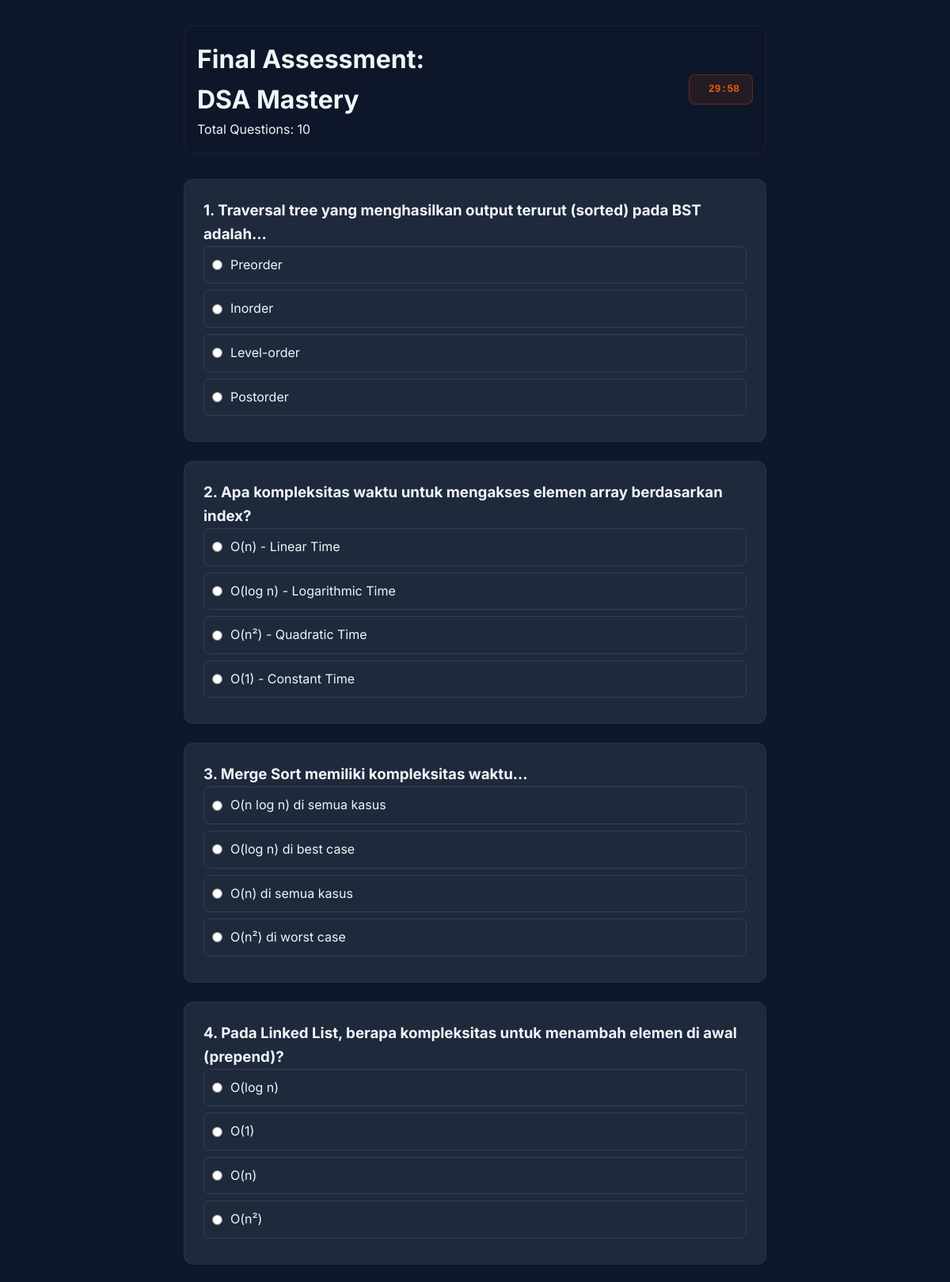
Screenshot of /web/public/student/take_quiz.php?id=1 (signed in, upper part) with the database file from the repository.
### tables this page shows
CREATE TABLE IF NOT EXISTS quizzes (
    id INT AUTO_INCREMENT PRIMARY KEY,
    course_id INT NOT NULL,
    title VARCHAR(255) NOT NULL,
    description TEXT,
    duration INT DEFAULT 30,
    passing_score INT DEFAULT 70,
    created_at TIMESTAMP DEFAULT CURRENT_TIMESTAMP,
    FOREIGN KEY (course_id) REFERENCES courses(id) ON DELETE CASCADE
);

CREATE TABLE IF NOT EXISTS questions (
    id INT AUTO_INCREMENT PRIMARY KEY,
    quiz_id INT NOT NULL,
    question_text TEXT NOT NULL,
    points INT DEFAULT 10,
    order_num INT DEFAULT 0,
    FOREIGN KEY (quiz_id) REFERENCES quizzes(id) ON DELETE CASCADE
);

CREATE TABLE IF NOT EXISTS question_options (
    id INT AUTO_INCREMENT PRIMARY KEY,
    question_id INT NOT NULL,
    option_text TEXT NOT NULL,
    is_correct TINYINT(1) DEFAULT 0,
    order_num INT DEFAULT 0,
    FOREIGN KEY (question_id) REFERENCES questions(id) ON DELETE CASCADE
);

### web/includes/quizzes.php (called while the page is built, shortened)
<?php
require_once 'config.php';
function getQuiz($quiz_id) {
    global $pdo;
    $stmt = $pdo->prepare("SELECT * FROM quizzes WHERE id = ?");
    $stmt->execute([$quiz_id]);
    return $stmt->fetch(PDO::FETCH_ASSOC);
}
function getQuizQuestions($quiz_id) {
    global $pdo;
    $stmt = $pdo->prepare("SELECT * FROM questions WHERE quiz_id = ? ORDER BY order_num ASC");
    $stmt->execute([$quiz_id]);
    $questions = $stmt->fetchAll(PDO::FETCH_ASSOC);
    foreach ($questions as &$q) {
        $stmt_opt = $pdo->prepare("SELECT id, option_text FROM question_options WHERE question_id = ? ORDER BY order_num ASC");
        $stmt_opt->execute([$q['id']]);
        $q['options'] = $stmt_opt->fetchAll(PDO::FETCH_ASSOC);
    }
    return $questions;
}
?>

### web/public/student/take_quiz.php (the view, shortened to what this page needs)
<?php
require_once '../../includes/auth.php';
require_once '../../includes/quizzes.php';
$quiz_id = $_GET['id'] ?? 0;
$quiz = getQuiz($quiz_id);
$questions = getQuizQuestions($quiz_id);
if (!empty($questions)) {
    shuffle($questions);
}
?>
<!DOCTYPE html>
<html lang="en">
<head>
    <link href="https://cdn.jsdelivr.net/npm/remixicon@3.5.0/fonts/remixicon.css" rel="stylesheet">
    <link rel="stylesheet" href="../assets/css/main.css">
</head>
<body>
<div class="quiz-container">
    <form method="POST" id="quizForm">
        <div style="position: sticky; top: 1rem; z-index: 50; background: rgba(15, 23, 42, 0.9); backdrop-filter: blur(8px); padding: 1rem; border-radius: 12px; border: 1px solid rgba(255,255,255,0.05); margin-bottom: 2rem; display: flex; justify-content: space-between; align-items: center; shadow: 0 4px 6px -1px rgba(0, 0, 0, 0.1);">
            <div>
                <h1 class="text-lg font-bold truncate" style="max-width: 300px;"><?php echo htmlspecialchars($quiz['title']); ?></h1>
                <p class="text-xs text-muted">Total Questions: <?php echo count($questions); ?></p>
            </div>
            <div>
                 <div id="timerBadge" class="timer-badge">
                    <i class="ri-timer-line"></i> <span id="timerDisplay">--:--</span>
                 </div>
            </div>
        </div>
        <?php foreach ($questions as $index => $q): ?>
            <div class="question-card">
                <h3 class="text-lg mb-4"><span class="text-muted mr-2"><?php echo $index + 1; ?>.</span> <?php echo htmlspecialchars($q['question_text']); ?></h3>
                <div class="options-list">
                    <?php foreach ($q['options'] as $opt): ?>
                        <label class="option-label">
                            <input type="radio" name="answers[<?php echo $q['id']; ?>]" value="<?php echo $opt['id']; ?>" required>
                            <span><?php echo htmlspecialchars($opt['option_text']); ?></span>
                        </label>
                    <?php endforeach; ?>
                </div>
            </div>
        <?php endforeach; ?>
    </form>
</div>
</body>
</html>

### web/public/assets/css/main.css (style rules this page uses)
:root { --primary: #0f52ba; --secondary: #20b2aa; --accent: #ffd700; --bg-dark: #0f172a; --bg-darker: #020617; --bg-card: #1e293b; --bg-light: #f8fafc; --bg-white: #ffffff; --text-main: #f1f5f9; --text-muted: #94a3b8; --text-dark: #0f172a; --success: #10b981; --warning: #f59e0b; --danger: #ef4444; --font-main: "Inter", system-ui, -apple-system, sans-serif; --container-width: 1200px; --header-height: 80px; --radius-sm: 0.375rem; --radius-md: 0.5rem; --radius-lg: 1rem; --transition: all 0.3s ease; }
*, *::before, *::after { margin: 0; padding: 0; box-sizing: border-box; }
body { font-family: var(--font-main); background-color: var(--bg-dark); color: var(--text-main); line-height: 1.6; line-height: 1.6; overflow-x: hidden; width: 100%; }

### web/public/student/take_quiz.php (style rules this page uses)
body { background: var(--bg-dark); }
.quiz-container { max-width: 800px; margin: 0 auto; padding: 2rem; }
.question-card { background: var(--bg-card); border: 1px solid rgba(255,255,255,0.05); border-radius: 12px; padding: 1.5rem; margin-bottom: 1.5rem; }
.option-label { display: flex; align-items: center; gap: 10px; padding: 10px; border: 1px solid rgba(255,255,255,0.1); border-radius: 8px; margin-bottom: 0.5rem; cursor: pointer; transition: all 0.2s; }
.timer-badge { background: rgba(234, 88, 12, 0.1); color: #ea580c; border: 1px solid rgba(234, 88, 12, 0.3); padding: 0.5rem 1rem; border-radius: 8px; font-family: monospace; font-weight: 700; display: inline-flex; align-items: center; gap: 0.5rem; }

### rows the page displays
quizzes: title "Final Assessment: DSA Mastery"
questions: question_text "Traversal tree yang menghasilkan output terurut (sorted) pada BST adalah..."
question_options: option_text "Preorder"
question_options: option_text "Inorder"
question_options: option_text "Level-order"
question_options: option_text "Postorder"
questions: question_text "Apa kompleksitas waktu untuk mengakses elemen array berdasarkan index?"
question_options: option_text "O(n) - Linear Time"
question_options: option_text "O(log n) - Logarithmic Time"
question_options: option_text "O(n²) - Quadratic Time"
question_options: option_text "O(1) - Constant Time"
questions: question_text "Merge Sort memiliki kompleksitas waktu..."
question_options: option_text "O(n log n) di semua kasus"
question_options: option_text "O(log n) di best case"
question_options: option_text "O(n) di semua kasus"
question_options: option_text "O(n²) di worst case"
questions: question_text "Pada Linked List, berapa kompleksitas untuk menambah elemen di awal (prepend)?"
question_options: option_text "O(log n)"
question_options: option_text "O(1)"
question_options: option_text "O(n)"
question_options: option_text "O(n²)"

### other values shown
count($questions) "10"
